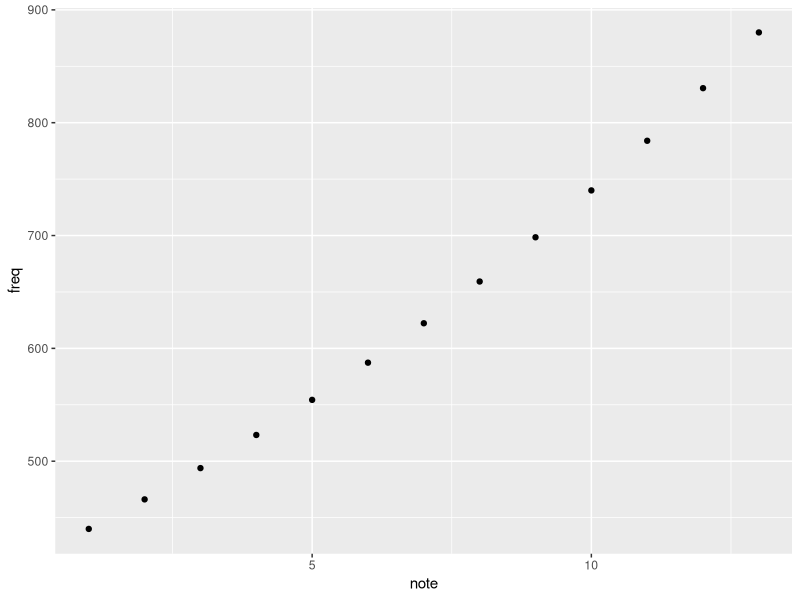
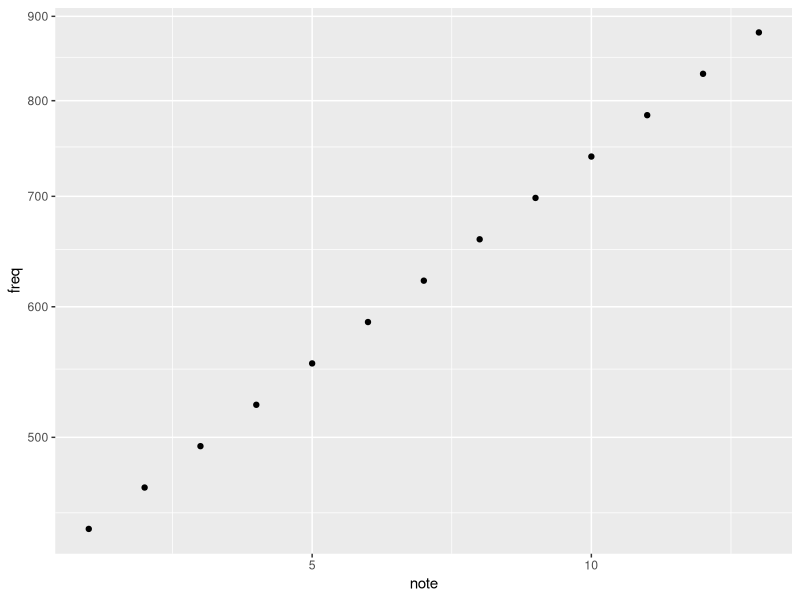
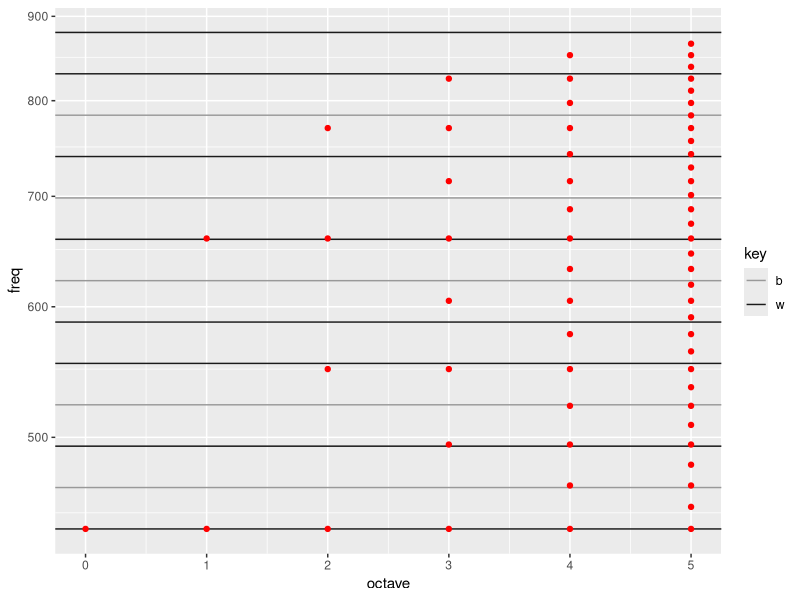
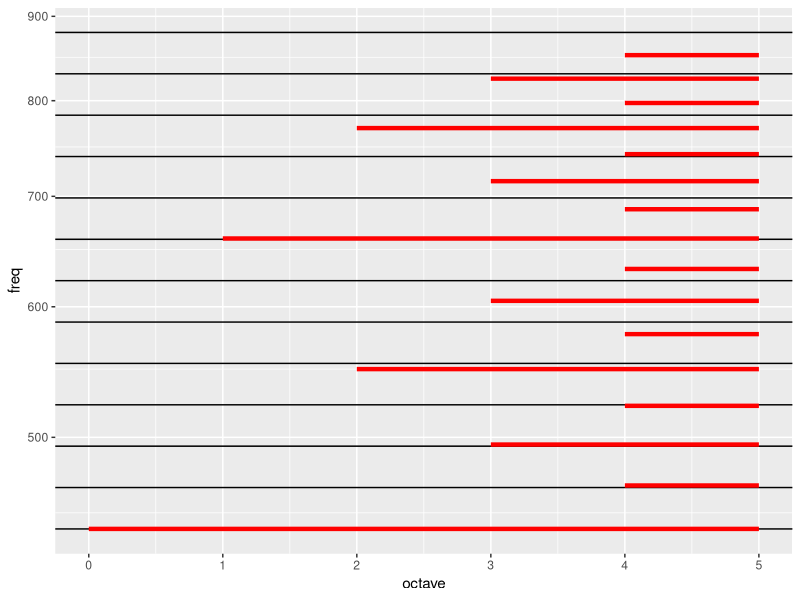
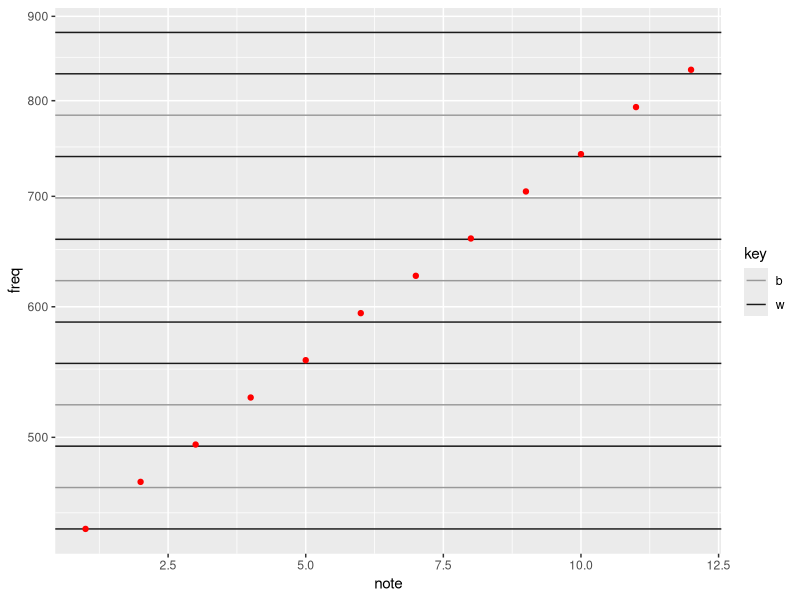
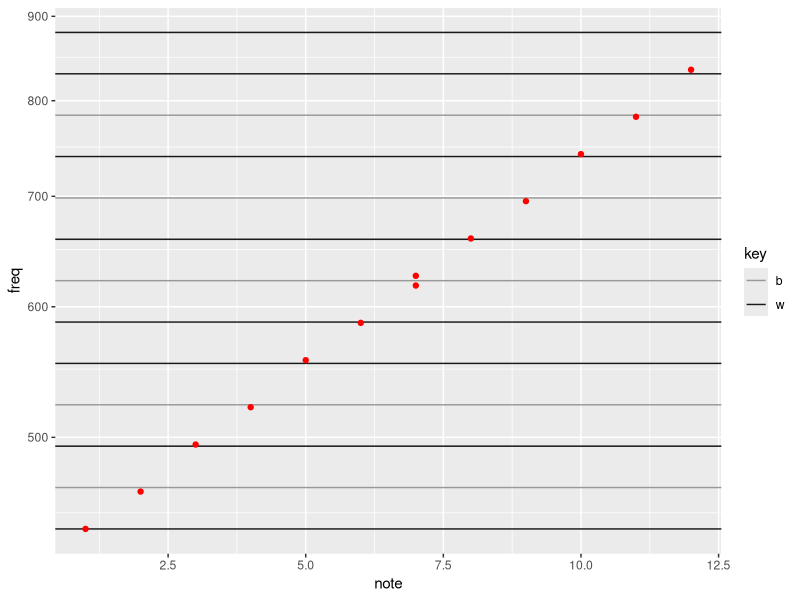
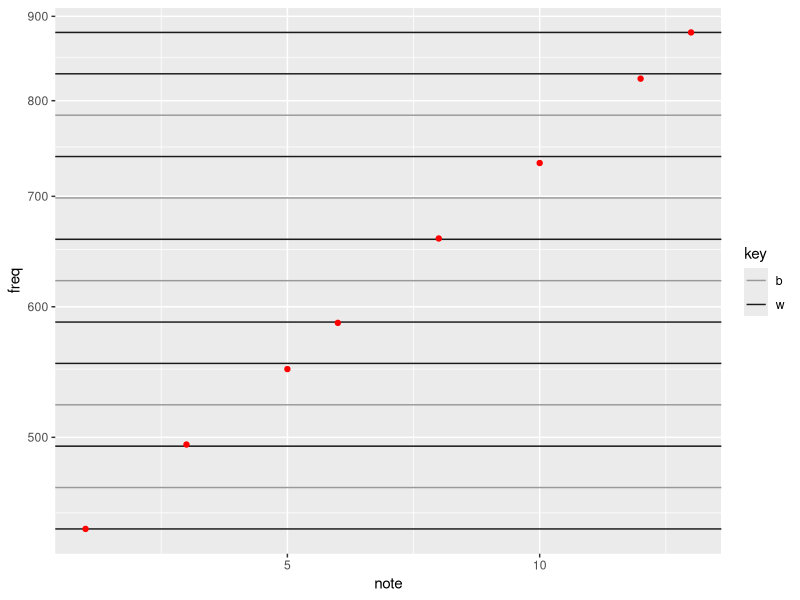
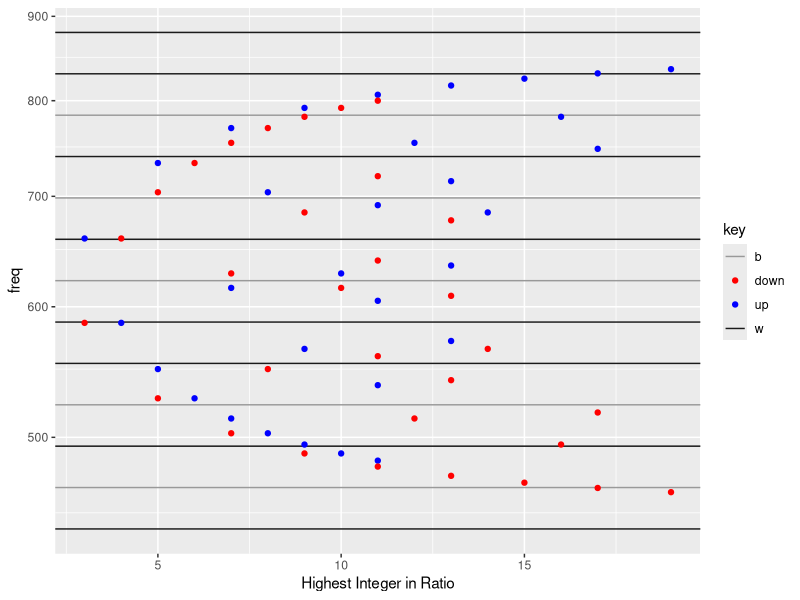

Write R code to recreate these figures, in order.
library(tidyverse)
library(scales)


#####################
# Equal Temperament #
#####################

fundamental <- 440

halfstep <- 2^(1/12)

scale.et <- fundamental*(halfstep^(0:12))


et.df <- data.frame(note = 1:13, 
                    freq = scale.et, 
                    rat = scale.et/fundamental, 
                    freq_log = log(scale.et, base = halfstep),
                    rat_log = log(scale.et/fundamental, base = halfstep),
                    key = c("w", "b", "w", "b", "w", "w", "b", "w", "b", "w", "b", "w", "w"))

ggplot(data = et.df, aes(x = note, y = freq)) + geom_point()

ggplot(data = et.df, aes(x = note, y = freq)) + geom_point() + coord_trans(y=log_trans(halfstep))


###################
# Harmonic Series #
###################

fundamental <- 440
overtones <- 63

series <- fundamental*1:overtones

# Finding how many times we divide by 2 before it's between 440 and 880
# It uses logarithms, it's a whole thing
series.oct <- series/(2^floor(log(series/fundamental, base=2)))




harm.df <- data.frame(freq = series.oct, 
                      octave = floor(log(series/440, base=2)),
                      overtone = 1:overtones)


ggplot(data = et.df) + geom_hline(aes(yintercept = freq, color = key)) + 
  geom_point(data = harm.df, aes(x = octave, y = freq), color = "red") +
  scale_color_manual(values = c("grey60", "grey10")) +
  coord_trans(y=log_trans(halfstep))

ggplot(data = et.df) + geom_hline(aes(yintercept = freq)) + 
  geom_line(data = harm.df, aes(x = octave, y = freq, group = freq), 
            color = "red", size = 1.5) +
  #geom_point(data = harm.df, aes(x = octaves, y = freq), color = "red") +
  coord_trans(y=log_trans(halfstep))


##########
# Fifths #
##########

fundamental <- 440

scale.pre <- 440*(3/2)^(0:11)
scale <- scale.pre/(2^floor(log(scale.pre/fundamental, base=2)))

fifths.df <- data.frame(note = 1:12, freq = sort(scale))

ggplot(data = et.df) + geom_hline(aes(yintercept = freq, color = key)) + 
  geom_point(data=fifths.df, aes(x = note, y = freq), color = "red") +
  scale_color_manual(values = c("grey60", "grey10")) +
  coord_trans(y=log_trans(halfstep))


###############
# Pythagorean #
###############


fundamental <- 440

scale.up.pre <- 440*(3/2)^(0:6)
scale.up <- scale.up.pre/(2^floor(log(scale.up.pre/fundamental, base=2)))

scale.down.pre <- 440*(2/3)^(1:6)
scale.down <- scale.down.pre/(2^floor(log(scale.down.pre/fundamental, base=2)))

pyth.df <- data.frame(note = c(1:7, 7:12), freq = sort(c(scale.up, scale.down)))

ggplot(data = et.df) + geom_hline(aes(yintercept = freq, color = key)) + 
  geom_point(data=pyth.df, aes(x = note, y = freq), color = "red") +
  scale_color_manual(values = c("grey60", "grey10")) +
  coord_trans(y=log_trans(halfstep))


###################
# Just Intonation #
###################

fundamental <- 440

scale <- fundamental*c(1, 9/8, 5/4, 4/3, 3/2, 5/3, 15/8, 2)

just.df <- data.frame(note = c(1, 3, 5, 6, 8, 10, 12, 13),
                      freq = sort(scale))

ggplot(data = et.df) + geom_hline(aes(yintercept = freq, color = key)) + 
  geom_point(data=just.df, aes(x = note, y = freq), color = "red") +
  scale_color_manual(values = c("grey60", "grey10")) +
  coord_trans(y=log_trans(halfstep))



#####################
# All low fractions #
#####################

max.denom <- 10
fundamental <- 440

# Up and down
fracs.both <- expand.grid(int1 = 1:(2*max.denom), int2 = 1:max.denom) %>%
  mutate(up = int1/int2, down = 2*int2/int1,
         highest.int = pmax(int1, int2)) %>%
  filter(int1 > int2, int1 < 2*int2) %>%
  gather(key = "direction", value = "rat", up, down) %>%
  mutate(num = ifelse(direction == "up", int1, 2*int2),
         denom = ifelse(direction == "up", int2, int1)) %>%
  group_by(rat, direction) %>% filter(highest.int == min(highest.int)) %>% ungroup() %>%
  mutate(freq = fundamental*rat)


ggplot(data = et.df) + geom_hline(aes(yintercept = freq, color = key)) + 
  geom_point(data=fracs.both, aes(x = highest.int, y = freq, color = direction)) +
  scale_color_manual(values = c("b" = "grey60", "w" = "grey10",
                                "down" = "red", "up" = "blue")) +
  labs(x = "Highest Integer in Ratio") +
  coord_trans(y=log_trans(halfstep))



####################################
# All Intervals in Just Intonation #
####################################

fundamental <- 440

names <- c("c", "d", "e", "f", "g", "a", "b")
names <- factor(names, levels=names, ordered = T)

rat.nums <- c(1, 9, 5, 4, 3, 5, 15)
rat.denoms <- c(1, 8, 4, 3, 2, 3, 8)


rats <- array(0, dim = c(8, 8, 2))

for (i in 1:8) {
  for (j in 1:8) {
    rats[i, j, 1] <- rat.nums[j]*rat.denoms[i]
    rats[i, j, 2] <- rat.denoms[j]*rat.nums[i]
  }
}

ints.df <- data.frame(note1 = names, note2 = rep(names, each = length(names)),
                      num1 = rat.nums, denom1 = rat.denoms,
                      num2 = rep(rat.nums, each = length(names)), 
                      denom2 = rep(rat.denoms, each = length(names))) %>%
  mutate(rat1 = num1/denom1, rat2 = num2/denom2,
         num2 = ifelse(rat2 < rat1, 2*num2, num2),
         num = num2*denom1, denom = denom2*num1,
         rat = num/denom, freq = num/denom*fundamental)
         

# Relative to Equal Tempered
ggplot(data = et.df) + geom_hline(aes(yintercept = freq, color = key)) + 
  geom_point(data=ints.df, aes(x = note1, y = freq)) +
  scale_color_manual(values = c("b" = "grey60", "w" = "grey10")) +
  labs(x = "Highest Integer in Ratio") +
  coord_trans(y=log_trans(halfstep))

# Relative to Just Intonation
just <- ints.df %>% filter(note1 == "c")


ggplot(data = just) + geom_hline(aes(yintercept = freq), color = "blue") + 
  #geom_hline(data = et.df, aes(yintercept = freq, color = key)) + 
  geom_point(data=ints.df, aes(x = note1, y = freq)) +
  scale_color_manual(values = c("b" = "grey60", "w" = "grey10")) +
  labs(x = "Highest Integer in Ratio") +
  coord_trans(y=log_trans(halfstep))



####################
# Shared Overtones #
####################

f1 <- 440
f2 <- f1*7/6

max.over <- 20

overtones.f1 <- data.frame(freq = f1*(1:max.over), x1 = 1, x2 = 2)
overtones.f2 <- data.frame(freq = f2*(1:max.over), x1 = 2, x2 = 3)

overtones <- rbind(overtones.f1, overtones.f2) %>% filter(freq <= max(overtones.f1$freq))

ggplot(data = overtones, aes(x = x1, xend = x2, y = freq, yend = freq)) + geom_segment()














